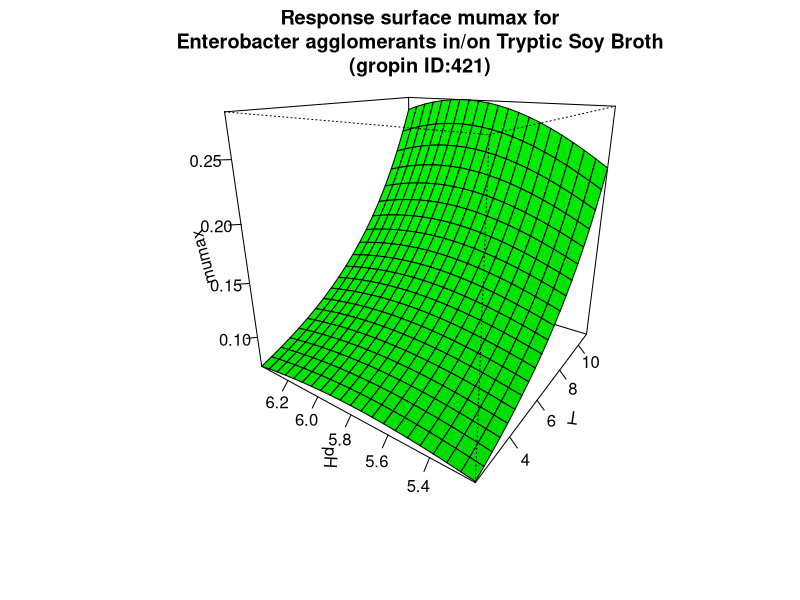

Write R code to recreate this figure.
#############################
# start of Parameter script
#############################
T <- seq(2.002,10.989010989011,length.out=21)
pH <- seq(5.2052,6.39360639360639,length.out=21)
#############################
# end of Parameter script
#############################
############################# 
# start of Model script Gropin ID 421 
#############################
 
# constant coefficients for this model
 
variables <- data.frame(T,pH)
argumentsPar <- expand.grid(variables)
 
# heart of the model
response_surface <- function(T,pH) {
   mumax <-exp(-12.65+0.004234*(T^2)-0.3024*(pH^2)+0.01535*T*pH-0.004356*T+3.467*pH)

return(mumax=mumax)
} 

# output parameters
responseSurface <- cbind(argumentsPar,response_surface(argumentsPar['T'],argumentsPar['pH']))
colnames(responseSurface) <- c(colnames(argumentsPar),'mumax')
#############################
# End of Model script
#############################
############################# 
# start of Visualisation script Gropin ID 421 
#############################
persp(T,pH,matrix(unlist(responseSurface$'mumax'),nrow=21),col = 'green',xlab='T',ylab='pH',zlab='mumax',main='Response surface mumax for
Enterobacter agglomerants in/on Tryptic Soy Broth
(gropin ID:421)',theta=305,phi=20,shade=0.25,ticktype = 'detailed')
#############################
# End of Visualisation script
#############################
